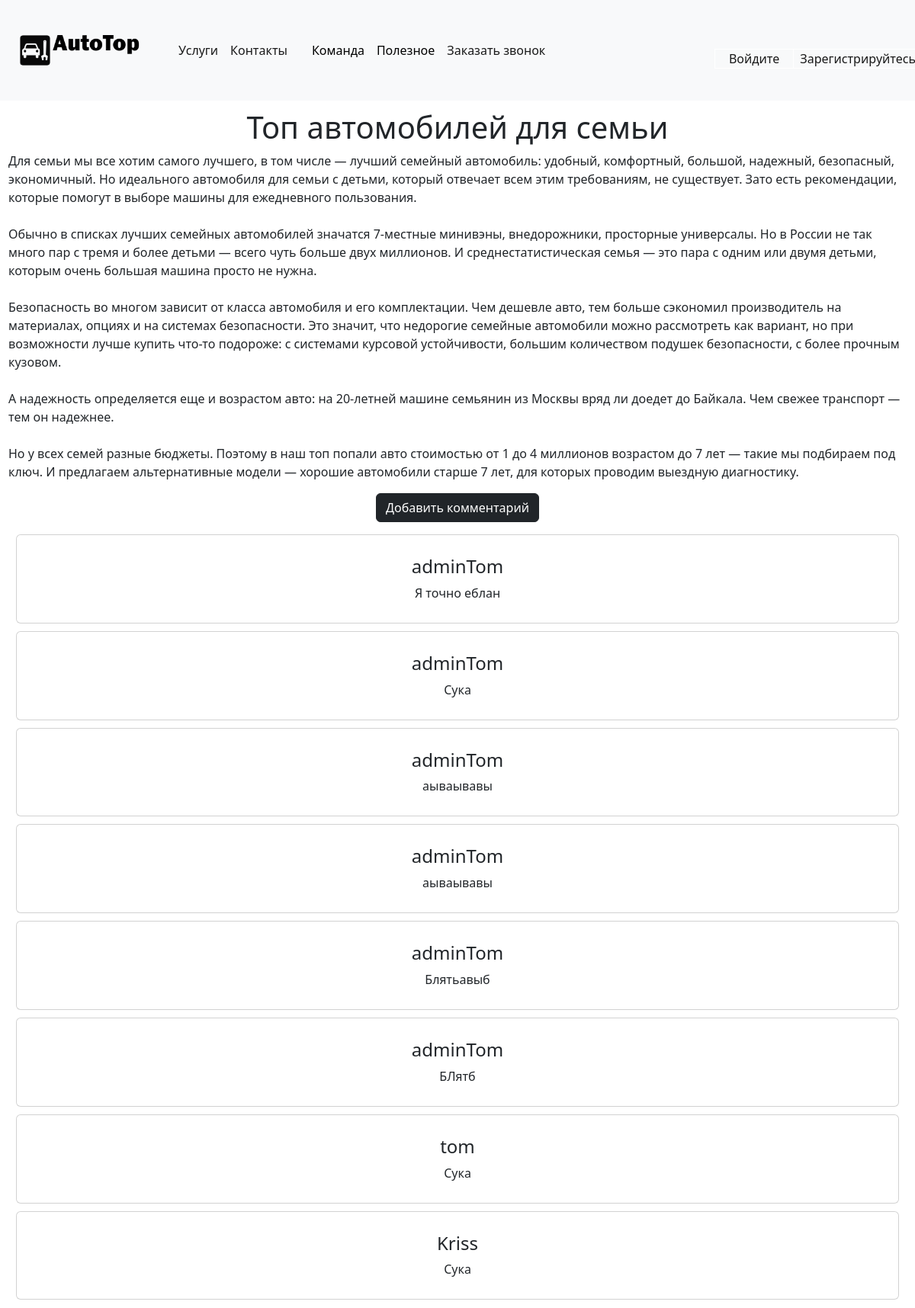
Page /useful/3 on the earlier database version.
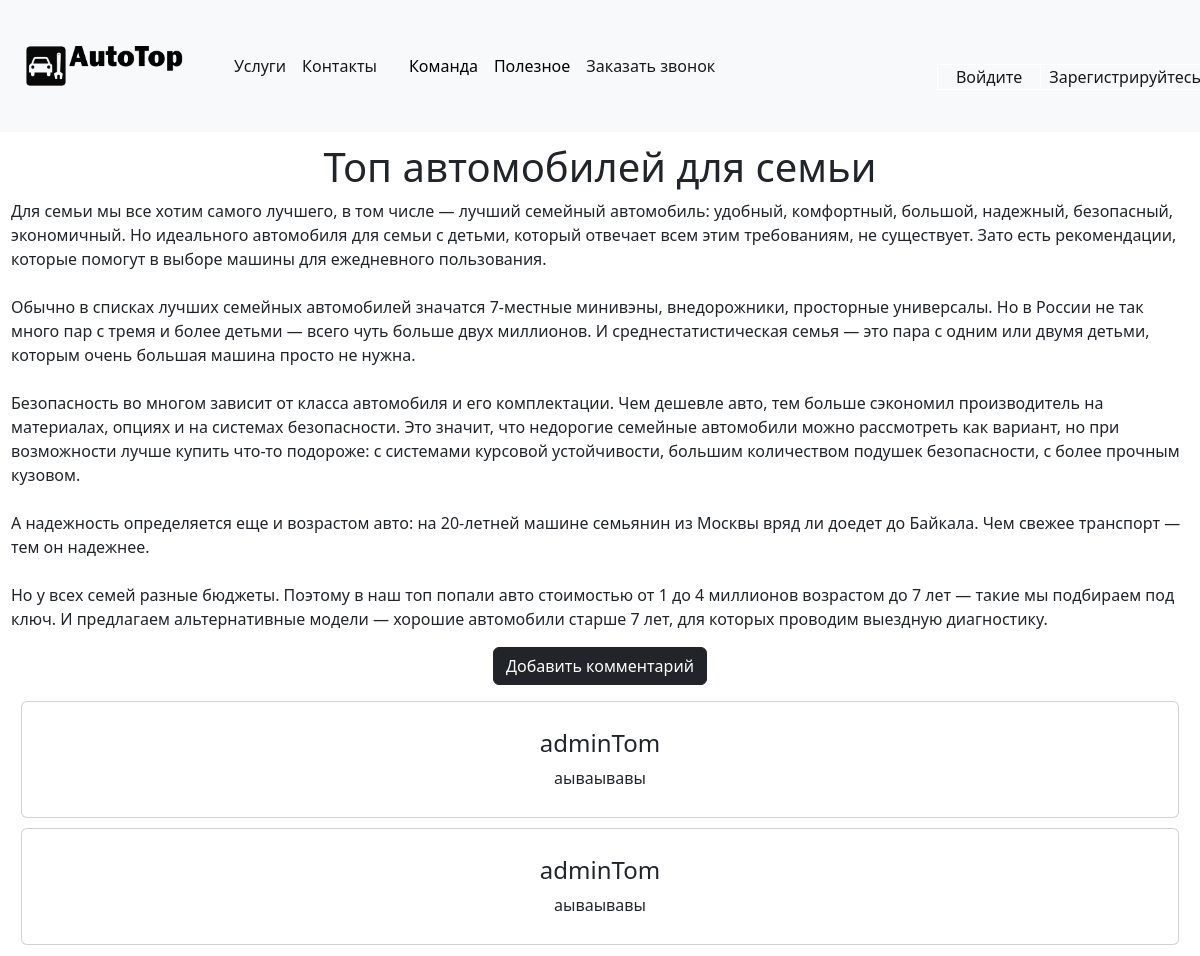
Same page on the later database version.
### home/models.py (models this page shows, shortened)
class Comment(models.Model):
    article = models.ForeignKey(
        'Articles',
        on_delete=models.CASCADE,
    )
    author = models.ForeignKey(
        'auth.User',
        on_delete=models.CASCADE,
    )
    content = models.TextField('Комментарий')
    pub_date = models.DateTimeField('Дата комментария', default=datetime.now())

### home/views.py (the view)
# urls.py: path('useful/<int:pk>', views.NewsDetailView.as_view(), name='news-detail'),
class NewsDetailView(DetailView):
    model = Articles
    form_class = CommentForm()
    template_name = 'home/detail_news.html'
    context_object_name = 'article'
    def get_context_data(self, *args, **kwargs):
        comm = super(NewsDetailView, self).get_context_data(**kwargs)
        pk = self.kwargs.get('pk')
        comm['comments'] = Comment.objects.filter(article=pk)
        return comm

### home/templatetags/define_action.py (called while the page is built)
@register.simple_tag
def define(val=None):
  print(type(val))
  return val

### templates/home/detail_news.html (shortened to what this page needs)
{% extends 'home/base.html' %}
{% load define_action %}
{% block content %}
{% define article.id as action %}
    <h1>{{ article.title }}</h1>
<p align="left">{{article.full_text|safe}}</p>
<form  action="{% url 'comment' action %}">
    <input class="btn btn-dark" type="submit" value="Добавить комментарий" />
</form>
{% for item in comments %}
        <div class="card">
            <div class="card-body">
                <h4 class="card-title">{{ item.author }}</h4>
                <p class="card-text">{{ item.content }}</p>
            </div>
        </div>
{% endfor %}
{% endblock content %}

Differences in the rows shown:
removed Comment: author "adminTom", content "Я точно еблан"
removed Comment: author "adminTom", content "Сука"
removed Comment: author "adminTom", content "Блятьавыб"
removed Comment: author "adminTom", content "БЛятб"
removed Comment: author "tom", content "Сука"
removed Comment: author "Kriss", content "Сука"
